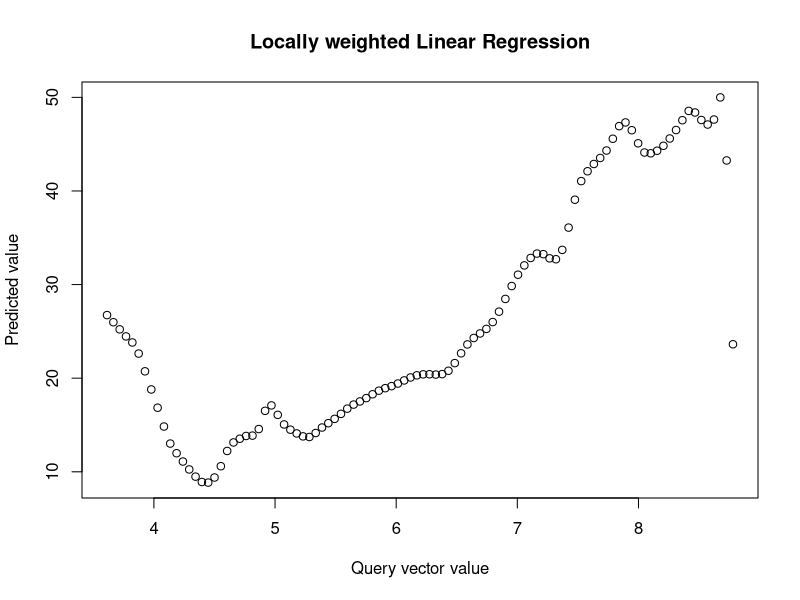

Source code (R):
#Locally Weighted Regression function takes as input training data set and the value of tau from the user
Locally_Weighted_Regression<-function(data,tau)
{
  #To check for valid input
  if (is.null(nrow(data))) {
    print("Please enter a valid dataset")
    } 
  else{
    
    #Generate the parameter and output vectors
    x<-data[,1:(ncol(data)-1)]
    y<-data[,ncol(data)]
    
    # Generate query vectors by dividing the input dataset into 100 points
    k<-(max(range(x))-min(range(x)))/100
    Query <- seq(min(range(x))+k,max(range(x)),by = k)
    
    #Adding constant column with value 1 corresponding to theta(0)
    R<-nrow(data)
    x0<-matrix(1,R,1)
    x<-as.matrix(cbind(x0,x))
    
    x_transpose <- t(x)
    Out_values<-vector("numeric",100)
    #Prediction corresponding to each query vector Q[m] is being calculated
    for(m in 1:100)
    {
      weight <-matrix(0,R,R)  #creating the diagonal matrix for weight
      for (i in 1:R)  #calculating weights for rows in the training set
      {
        weight[i,i]<-exp(-(((t(x[i,2]-Query[m]))%*%(x[i,2]-Query[m]))/(2*(tau)^2)))
      }
      #solving for theta values for ongoing query vector using normal equations
      a<-(x_transpose%*%weight%*%x)
      b<-(x_transpose%*%weight%*%y)
      theta<-solve(a)%*%b
      
      #Storing values of output 
      Out_values[m]<-t(theta)%*%rbind(1,Query[m]) 
    }
    plot(Query,Out_values,
         xlab="Query vector value",
         ylab="Predicted value",
         main="Locally weighted Linear Regression")
  }
}

#sample data set
require (MASS)
data<-Boston[,c(6,14)]

Locally_Weighted_Regression(data,0.1)
